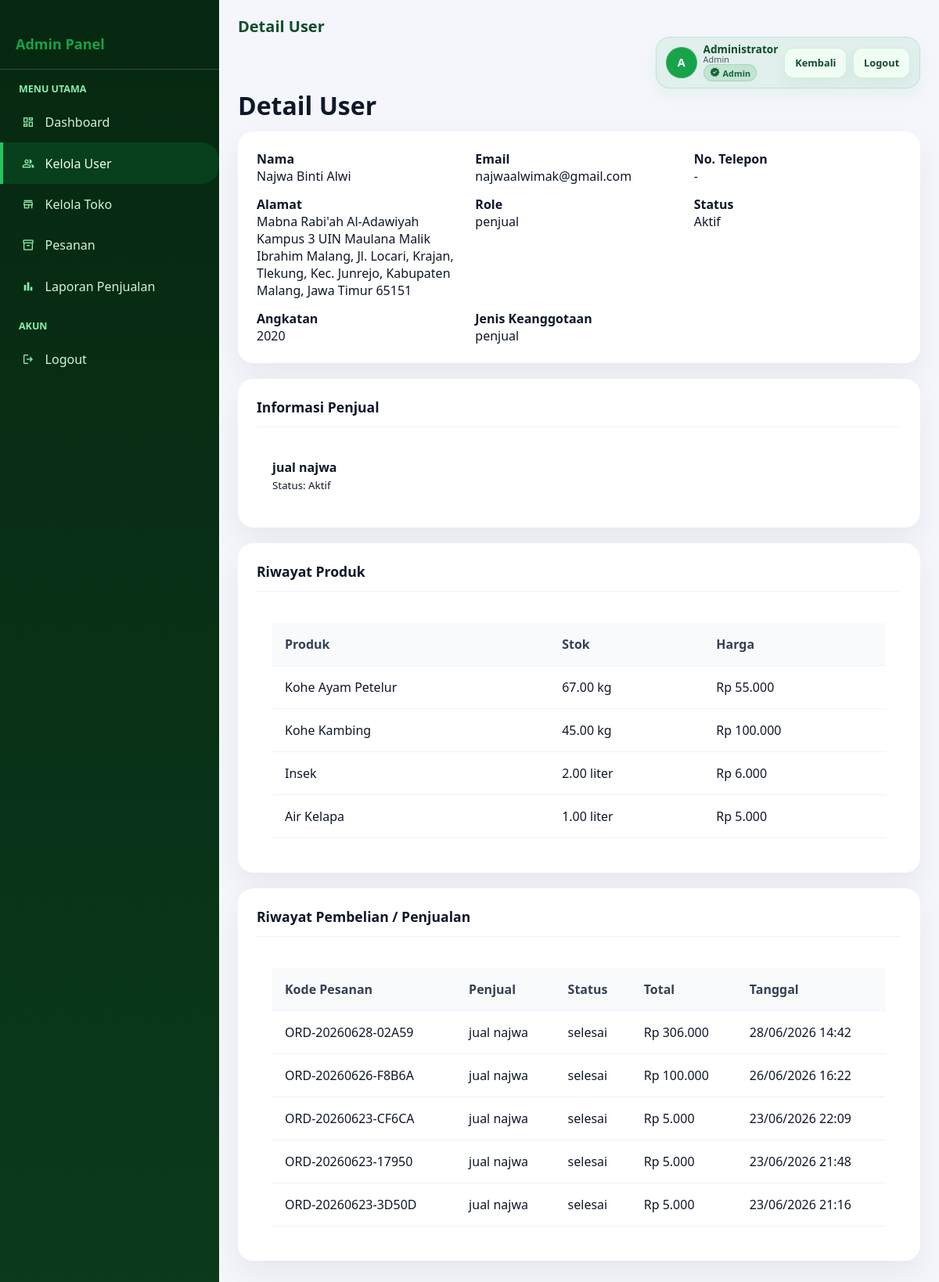
/admin/users_detail.php?id=2 (signed in), run on the app's committed database.
### tables this page shows
CREATE TABLE `users` (
  `id` int(10) UNSIGNED NOT NULL,
  `nama` varchar(150) NOT NULL,
  `angkatan` varchar(30) NOT NULL COMMENT 'Contoh: 2020, 2021, Alumni',
  `jenis_keanggotaan` enum('penjual','bukan_penjual') NOT NULL,
  `alamat` text NOT NULL,
  `no_telp` varchar(30) DEFAULT NULL COMMENT 'Nomor telepon pengguna',
  `email` varchar(150) NOT NULL,
  `password` varchar(255) NOT NULL COMMENT 'Bcrypt hash',
  `role` enum('admin','penjual','pembeli') NOT NULL DEFAULT 'pembeli',
  `is_active` tinyint(1) NOT NULL DEFAULT 1,
  `created_at` datetime NOT NULL DEFAULT current_timestamp(),
  `updated_at` datetime NOT NULL DEFAULT current_timestamp() ON UPDATE current_timestamp()
);

CREATE TABLE `toko` (
  `id` int(10) UNSIGNED NOT NULL,
  `user_id` int(10) UNSIGNED NOT NULL,
  `nama_toko` varchar(150) NOT NULL,
  `deskripsi` text DEFAULT NULL,
  `foto_toko` varchar(255) DEFAULT NULL,
  `bank_nama` varchar(100) DEFAULT NULL,
  `no_rekening` varchar(50) DEFAULT NULL,
  `nama_rekening` varchar(150) DEFAULT NULL,
  `total_terjual` int(10) UNSIGNED NOT NULL DEFAULT 0,
  `is_active` tinyint(1) NOT NULL DEFAULT 1,
  `created_at` datetime NOT NULL DEFAULT current_timestamp(),
  `updated_at` datetime NOT NULL DEFAULT current_timestamp() ON UPDATE current_timestamp()
);

CREATE TABLE `produk` (
  `id` int(10) UNSIGNED NOT NULL,
  `toko_id` int(10) UNSIGNED NOT NULL,
  `jenis_produk_id` smallint(5) UNSIGNED NOT NULL,
  `jumlah_stok` decimal(12,2) NOT NULL DEFAULT 0.00 COMMENT 'Jumlah penjualan (liter/kg)',
  `harga_jual` decimal(15,2) NOT NULL DEFAULT 0.00 COMMENT 'Harga per liter/kg, tidak termasuk ongkir',
  `deskripsi` text DEFAULT NULL,
  `foto_produk` varchar(255) DEFAULT NULL,
  `is_tersedia` tinyint(1) NOT NULL DEFAULT 1,
  `created_at` datetime NOT NULL DEFAULT current_timestamp(),
  `updated_at` datetime NOT NULL DEFAULT current_timestamp() ON UPDATE current_timestamp()
);

CREATE TABLE `jenis_produk` (
  `id` smallint(5) UNSIGNED NOT NULL,
  `kategori_id` tinyint(3) UNSIGNED NOT NULL,
  `nama_jenis` varchar(100) NOT NULL,
  `satuan` enum('liter','kg') NOT NULL
);

CREATE TABLE `pesanan` (
  `id` int(10) UNSIGNED NOT NULL,
  `kode_pesanan` varchar(30) NOT NULL COMMENT 'Format: ORD-YYYYMMDD-XXXXX',
  `pembeli_id` int(10) UNSIGNED NOT NULL,
  `toko_id` int(10) UNSIGNED NOT NULL,
  `total_harga` decimal(15,2) NOT NULL DEFAULT 0.00,
  `ongkir` decimal(15,2) NOT NULL DEFAULT 0.00,
  `grand_total` decimal(15,2) NOT NULL DEFAULT 0.00,
  `alamat_kirim` text NOT NULL,
  `catatan` text DEFAULT NULL,
  `status` enum('menunggu_konfirmasi','dikonfirmasi','diproses','dikirim','selesai','dibatalkan') NOT NULL DEFAULT 'menunggu_konfirmasi',
  `metode_bayar` enum('transfer','cod','ewallet') NOT NULL DEFAULT 'transfer',
  `bukti_bayar` varchar(255) DEFAULT NULL,
  `created_at` datetime NOT NULL DEFAULT current_timestamp(),
  `updated_at` datetime NOT NULL DEFAULT current_timestamp() ON UPDATE current_timestamp(),
  `bukti_pembayaran` varchar(255) DEFAULT NULL COMMENT 'File bukti pembayaran untuk admin review',
  `bukti_pengiriman` varchar(255) DEFAULT NULL COMMENT 'File bukti pengiriman dari penjual',
  `admin_approval_status` enum('pending','approved','rejected') NOT NULL DEFAULT 'pending' COMMENT 'Status persetujuan admin'
);

### Koneksi.php (called while the page is built, shortened)
<?php
function format_rupiah($nominal) {
    return "Rp " . number_format($nominal, 0, ',', '.');
}
?>

### admin/users_detail.php (the view, shortened to what this page needs)
<?php
include '../Koneksi.php';
$id = isset($_GET['id']) ? (int)$_GET['id'] : 0;
$user = mysqli_fetch_assoc(mysqli_query($koneksi, "SELECT * FROM users WHERE id = $id"));
$toko = mysqli_fetch_assoc(mysqli_query($koneksi, "SELECT * FROM toko WHERE user_id = $id"));
$produk = mysqli_query($koneksi, "SELECT p.*, j.nama_jenis, j.satuan FROM produk p JOIN jenis_produk j ON p.jenis_produk_id = j.id WHERE p.toko_id = " . ((int)($toko['id'] ?? 0)) . " ORDER BY p.created_at DESC");
$pesanan = mysqli_query($koneksi, "SELECT p.*, t.nama_toko FROM pesanan p JOIN toko t ON p.toko_id = t.id WHERE p.pembeli_id = $id OR p.toko_id = " . ((int)($toko['id'] ?? 0)) . " ORDER BY p.created_at DESC");
?>
<!DOCTYPE html>
<html>
<head>
    <link rel="stylesheet" href="../admin/Style.css">
</head>
<body>
<div class="wrapper">
    <div class="sidebar">
        <div style="padding: 20px; border-bottom: 1px solid #444;">
            <h3 style="color: #16a34a; font-size: 18px;">Admin Panel</h3>
        </div>
        <ul class="sidebar-menu">
            <li class="sidebar-title">Menu Utama</li>
            <li><a href="index.php"><span class="material-symbols-outlined icon">dashboard</span> Dashboard</a></li>
            <li><a href="users.php" class="active"><span class="material-symbols-outlined icon">people</span> Kelola User</a></li>
            <li><a href="toko.php"><span class="material-symbols-outlined icon">store</span> Kelola Toko</a></li>
            <li><a href="pesanan.php"><span class="material-symbols-outlined icon">inventory_2</span> Pesanan</a></li>
            <li><a href="laporan_penjualan.php"><span class="material-symbols-outlined icon">bar_chart</span> Laporan Penjualan</a></li>
            <li class="sidebar-title">Akun</li>
            <li><a href="../auth/logout.php"><span class="material-symbols-outlined icon">logout</span> Logout</a></li>
        </ul>
    </div>
    <div class="main-content">
        <div class="navbar">
            <div class="navbar-brand">Detail User</div>
            <div class="navbar-right">
                <div class="navbar-user">
                    <div class="avatar">
                        <?php if (!empty($_SESSION['avatar']) && file_exists(__DIR__ . '/../uploads/' . $_SESSION['avatar'])): ?>
                            <img src="../uploads/<?php echo htmlspecialchars($_SESSION['avatar']); ?>" alt="avatar">
                        <?php else: ?>
                            <span class="avatar-initials"><?php echo strtoupper(substr(trim($_SESSION['nama'] ?? 'A'),0,1)); ?></span>
                        <?php endif; ?>
                    </div>
                    <div class="user-info">
                        <div class="user-name"><?php echo htmlspecialchars($_SESSION['nama'] ?? 'Admin'); ?></div>
                        <div class="user-role"><span class="badge <?php echo 'badge-' . (strtolower($_SESSION['role'] ?? 'admin')); ?>"><?php echo htmlspecialchars(ucfirst($_SESSION['role'] ?? 'Admin')); ?></span></div>
                    </div>
                    <div class="navbar-links">
                        <a href="users.php" class="btn btn-sm">Kembali</a>
                        <a href="../auth/logout.php" class="btn btn-danger btn-sm">Logout</a>
                    </div>
                </div>
            </div>
        </div>
        <h1 class="page-title">Detail User</h1>
        <div class="card" style="margin-bottom: 20px;">
            <div style="display:grid; grid-template-columns: repeat(auto-fit, minmax(220px, 1fr)); gap: 14px;">
                <div><strong>Nama</strong><br><?php echo htmlspecialchars($user['nama']); ?></div>
                <div><strong>Email</strong><br><?php echo htmlspecialchars($user['email']); ?></div>
                <div><strong>No. Telepon</strong><br><?php echo htmlspecialchars($user['no_telp'] ?? '-'); ?></div>
                <div><strong>Alamat</strong><br><?php echo htmlspecialchars($user['alamat'] ?? '-'); ?></div>
                <div><strong>Role</strong><br><?php echo htmlspecialchars($user['role']); ?></div>
                <div><strong>Status</strong><br><?php echo $user['is_active'] ? 'Aktif' : 'Nonaktif'; ?></div>
                <div><strong>Angkatan</strong><br><?php echo htmlspecialchars($user['angkatan'] ?? '-'); ?></div>
                <div><strong>Jenis Keanggotaan</strong><br><?php echo htmlspecialchars($user['jenis_keanggotaan'] ?? '-'); ?></div>
            </div>
        </div>
        <?php if ($toko) { ?>
        <div class="card" style="margin-bottom: 20px;">
            <div class="card-header">Informasi Penjual</div>
            <div style="padding: 20px;">
                <strong><?php echo htmlspecialchars($toko['nama_toko']); ?></strong><br>
                <small>Status: <?php echo $toko['is_active'] ? 'Aktif' : 'Nonaktif'; ?></small>
            </div>
        </div>
        <?php } ?>
        <?php if ($toko && mysqli_num_rows($produk) > 0) { ?>
        <div class="card" style="margin-bottom: 20px;">
            <div class="card-header">Riwayat Produk</div>
            <div style="overflow-x:auto; padding: 20px;">
                <table class="table">
                    <thead><tr><th>Produk</th><th>Stok</th><th>Harga</th></tr></thead>
                    <tbody>
                        <?php while ($p = mysqli_fetch_assoc($produk)) { ?>
                        <tr><td><?php echo htmlspecialchars($p['nama_jenis']); ?></td><td><?php echo $p['jumlah_stok']; ?> <?php echo htmlspecialchars($p['satuan']); ?></td><td><?php echo format_rupiah($p['harga_jual']); ?></td></tr>
                        <?php } ?>
                    </tbody>
                </table>
            </div>
        </div>
        <?php } ?>
        <div class="card">
            <div class="card-header">Riwayat Pembelian / Penjualan</div>
            <div style="overflow-x:auto; padding: 20px;">
                <table class="table">
                    <thead><tr><th>Kode Pesanan</th><th>Penjual</th><th>Status</th><th>Total</th><th>Tanggal</th></tr></thead>
                    <tbody>
                        <?php if (mysqli_num_rows($pesanan) > 0) { while ($row = mysqli_fetch_assoc($pesanan)) { ?>
                        <tr><td><?php echo htmlspecialchars($row['kode_pesanan']); ?></td><td><?php echo htmlspecialchars($row['nama_toko']); ?></td><td><?php echo htmlspecialchars($row['status']); ?></td><td><?php echo format_rupiah($row['grand_total']); ?></td><td><?php echo date('d/m/Y H:i', strtotime($row['created_at'])); ?></td></tr>
                        <?php } } else { ?><tr><td colspan="5">Belum ada riwayat.</td></tr><?php } ?>
                    </tbody>
                </table>
            </div>
        </div>
    </div>
</div>
</body>
</html>

### data on the page
users: nama "Najwa Binti Alwi", email "najwaalwimak@gmail.com", no_telp "-", alamat "Mabna Rabi'ah Al-Adawiyah Kampus 3 UIN Maulana Malik Ibrahim Malang, Jl. Locari, Krajan, Tlekung, Kec. Junrejo, Kabupaten Malang, Jawa Timur 65151", role "penjual", angkatan "2020", jenis_keanggotaan "penjual"
toko: nama_toko "jual najwa"
produk: jenis_produk.nama_jenis "Kohe Ayam Petelur", jumlah_stok "67.00", jenis_produk.satuan "kg", harga_jual "Rp 55.000"
produk: jenis_produk.nama_jenis "Kohe Kambing", jumlah_stok "45.00", jenis_produk.satuan "kg", harga_jual "Rp 100.000"
produk: jenis_produk.nama_jenis "Insek", jumlah_stok "2.00", jenis_produk.satuan "liter", harga_jual "Rp 6.000"
produk: jenis_produk.nama_jenis "Air Kelapa", jumlah_stok "1.00", jenis_produk.satuan "liter", harga_jual "Rp 5.000"
pesanan: kode_pesanan "ORD-20260628-02A59", toko.nama_toko "jual najwa", status "selesai", grand_total "Rp 306.000", created_at "28/06/2026 14:42"
pesanan: kode_pesanan "ORD-20260626-F8B6A", toko.nama_toko "jual najwa", status "selesai", grand_total "Rp 100.000", created_at "26/06/2026 16:22"
pesanan: kode_pesanan "ORD-20260623-CF6CA", toko.nama_toko "jual najwa", status "selesai", grand_total "Rp 5.000", created_at "23/06/2026 22:09"
pesanan: kode_pesanan "ORD-20260623-17950", toko.nama_toko "jual najwa", status "selesai", grand_total "Rp 5.000", created_at "23/06/2026 21:48"
pesanan: kode_pesanan "ORD-20260623-3D50D", toko.nama_toko "jual najwa", status "selesai", grand_total "Rp 5.000", created_at "23/06/2026 21:16"

### other printed values
substr(trim($_SESSION['nama'] ?? 'A'),0,1) "A"
$_SESSION['nama'] "Administrator"
$_SESSION['role'] "Admin"
